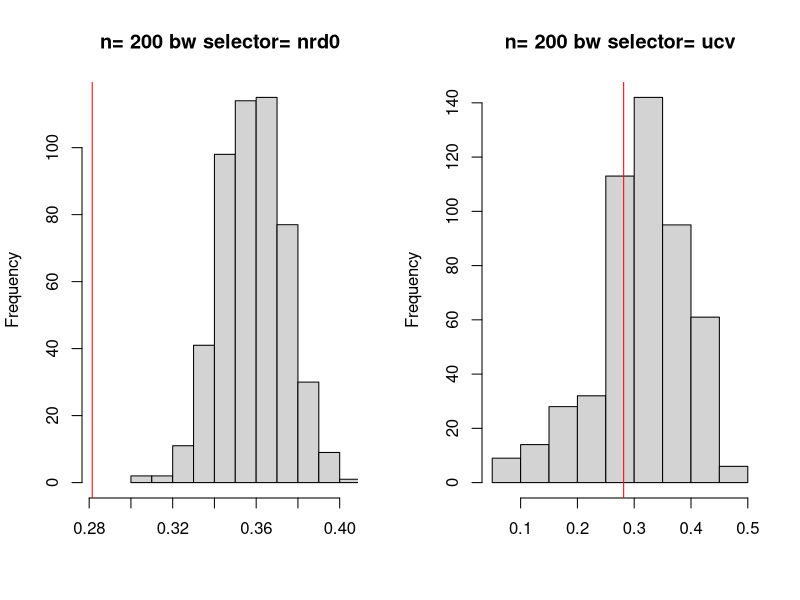
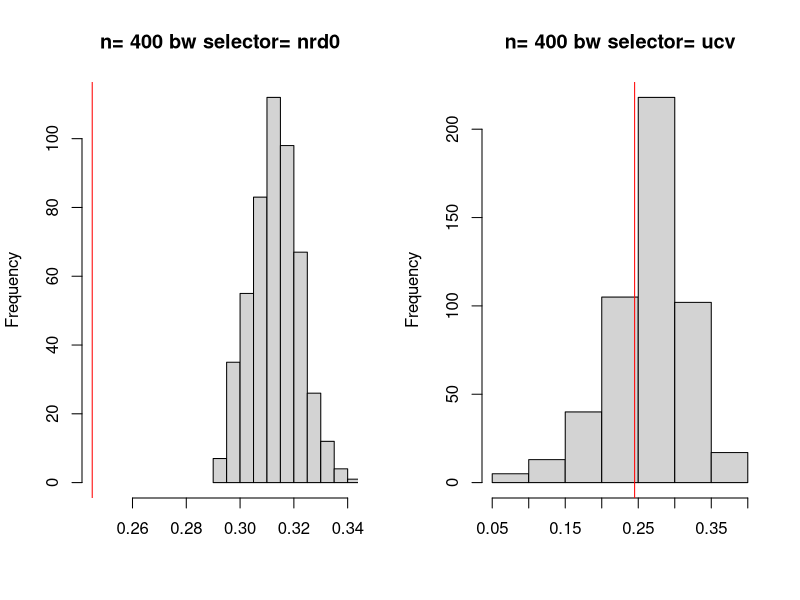
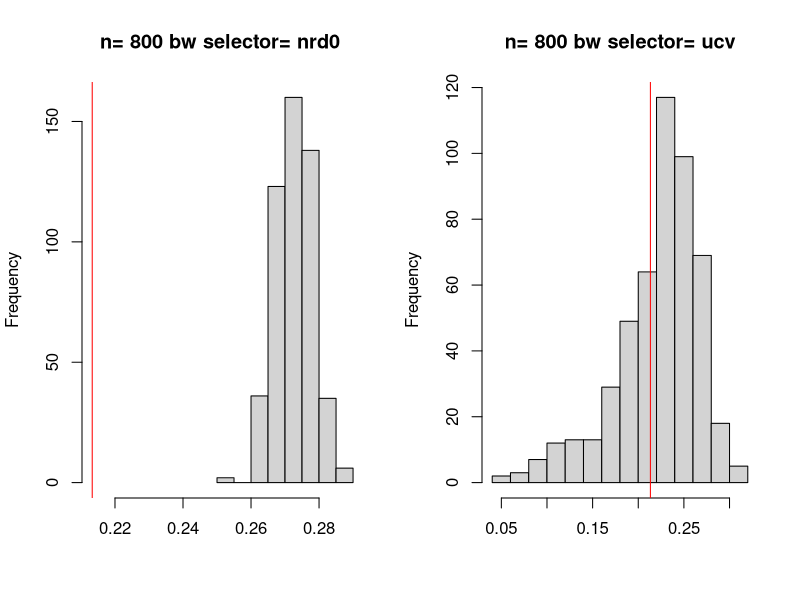
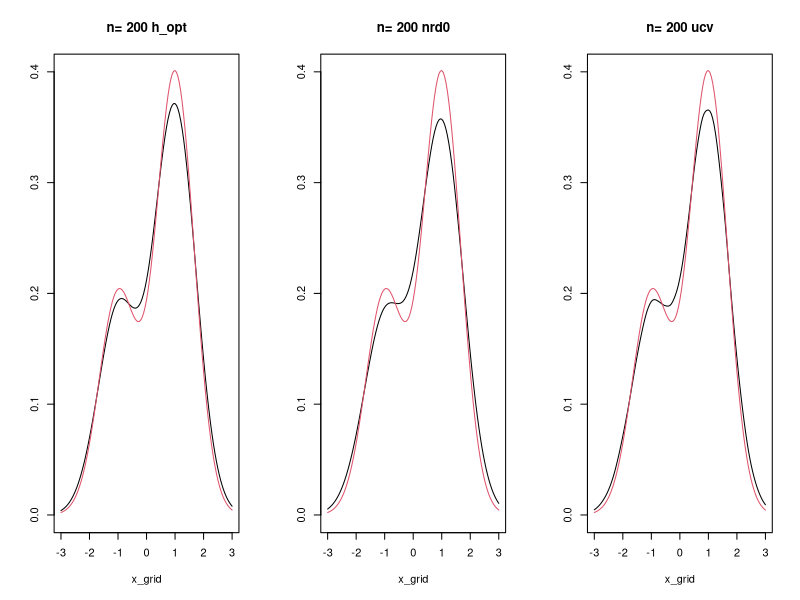
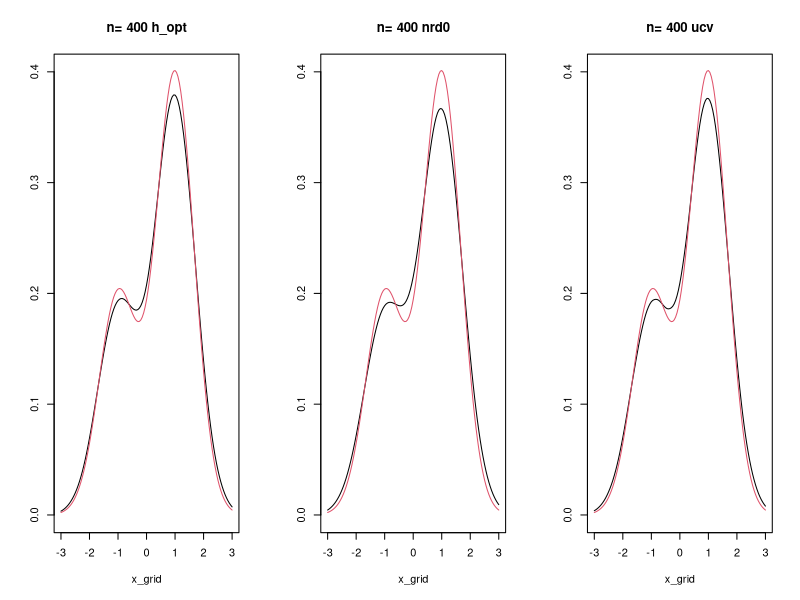
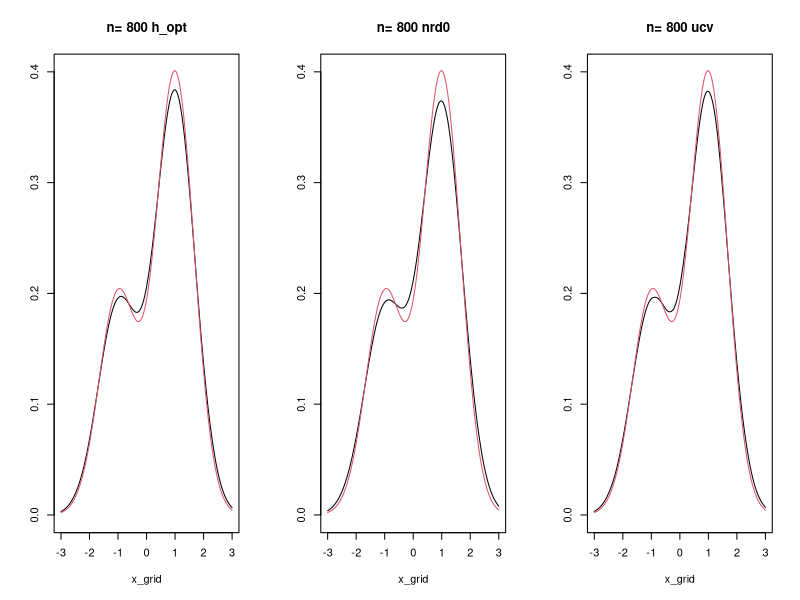
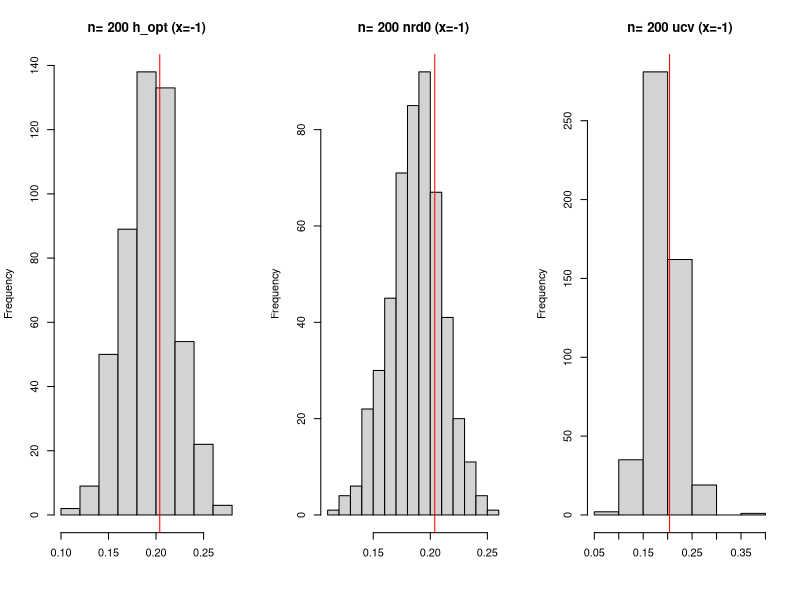
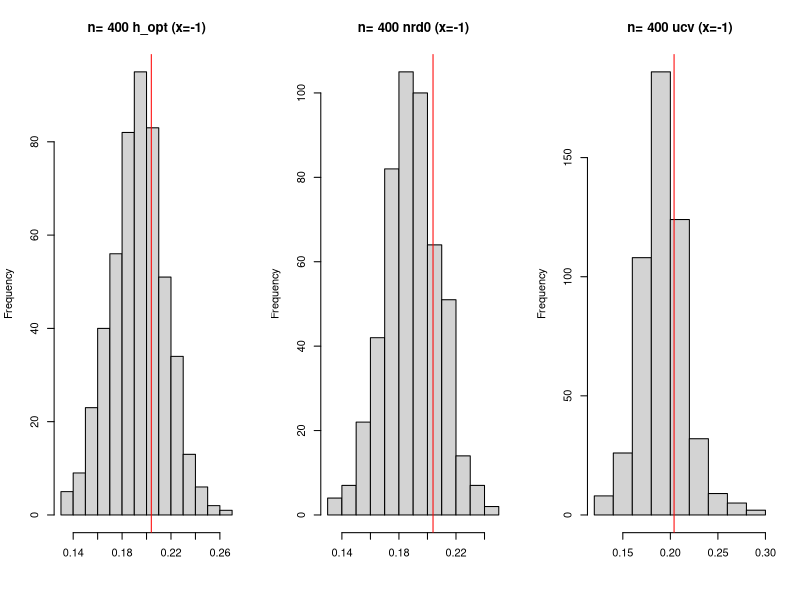

Write the R code that produced these figures, in order.
rm(list=ls())
norm_mix = function(x, mu1=-1, mu2=1, sig1=2/3, sig2=2/3, p=1/3){
  return (p*dnorm(x,mu1,sig1)+(1-p)*dnorm(x,mu2,sig2)) 
}
norm_deri_2 = function(x, mu1=-1, mu2=1, sig1=2/3, sig2=2/3, p=1/3){
  tmp1 = p/sig1^3 * exp(-(x-mu1)^2/(2*sig1^2))*(1-(x-mu1)^2/(sig1^2))
  tmp2 = (1-p)/sig2^3 * exp(-(x-mu2)^2/(2*sig2^2))*(1-(x-mu2)^2/(sig2^2))
  return(-(tmp1+tmp2)/sqrt(2*pi))
}
trapezoidal_integ = function(y, width=0.05){
  n = length(y)
  return (sum((y[1:(n-1)] + y[2:n]) * width / 2))
}
# ------------------------------------------------------------------------- Simulation Setting
x_grid = seq(-3,3,0.05) # grid points
x_vec = c(-1, 0, 1)
bandwidths = list(0, 'nrd0', 'ucv')
n_vec = c(200, 400, 800)
s_num = 500
m1 = -1; m2 = 1; sd1 = 2/3; sd2 = 2/3; p = 1/3
n_grid = length(x_grid) 
fx_true = norm_mix(x_grid) # true density f(x)
n_bw = length(bandwidths)
integ_f_deri_2 = integrate(function(x){norm_deri_2(x)^2}, -Inf, Inf)$value 
h_opts = (1/(2*sqrt(pi)) / integ_f_deri_2) ^ (1/5) * n_vec^(-1/5)
# ------------------------------------------------------------------------- Simulation
set.seed(0)
par(mfrow=c(1, 2))
rst_bias = rst_var = rst_f = rst_est = NULL
for(n_pos in 1:length(n_vec)){
  n = n_vec[n_pos]
  bandwidths[[1]] = h_opts[n_pos]
  cat('n=', n, '\n')
  fx_hat_list = f_hat_sq_list = est_list = bw_list = NULL
  for(s_pos in 1:s_num){
    if(s_pos %% 50 == 0){print(s_pos)}
    I = rbinom(n, 1, p)
    data = I * rnorm(n, m1, sd1) + (1-I) * rnorm(n, m2, sd2) # Scenario 2
    fx_hat_mat = est_mat = bw_mat = NULL
    for(bw_pos in 1:n_bw){
      d = density(data, bw=bandwidths[[bw_pos]], kernel='gaussian', n=n_grid, from=-3, to=3)
      fx_hat = d$y
      est = fx_hat[c(which(d$x == -1), which(d$x == 0), which(d$x == 1))]
      fx_hat_mat = cbind(fx_hat_mat, fx_hat)
      est_mat = c(est_mat, est)
      bw_mat = cbind(bw_mat, d$bw)
    }
    fx_hat_list[[s_pos]] = fx_hat_mat
    f_hat_sq_list[[s_pos]] = fx_hat_mat ^ 2
    est_list[[s_pos]] = est_mat
    bw_list[[s_pos]] = bw_mat
  }
  e_f_hat = Reduce('+', fx_hat_list) / s_num
  e_f_hat_sq = Reduce('+', f_hat_sq_list) / s_num
  rst_bias[[n_pos]] = (e_f_hat - fx_true) ^ 2
  rst_var[[n_pos]] =  e_f_hat_sq - (e_f_hat ^ 2)
  rst_f[[n_pos]] = e_f_hat
  rst_est[[n_pos]] = do.call(rbind, est_list)
  # ------------------------------------------------------------------------- Result 5. 
  rst_bw = do.call(rbind, bw_list)
  hist(rst_bw[, 2], main = paste('n=', n,'bw selector=',  bandwidths[[2]]), xlab='', xlim=c(h_opts[n_pos], max(rst_bw[, 2])))
  abline(v=h_opts[n_pos], col='red')
  hist(rst_bw[, 3], main = paste('n=', n,'bw selector=',  bandwidths[[3]]), xlab='')
  abline(v=h_opts[n_pos], col='red')
}
# ------------------------------------------------------------------------- Result 1, 2 
bw_methods = c('h_opt', 'nrd0', 'ucv')
result_bias = t(sapply(rst_bias, function(x){apply(x, 2, trapezoidal_integ)}))
result_var = t(sapply(rst_var, function(x){apply(x, 2, trapezoidal_integ)}))
rownames(result_bias) = rownames(result_var) = paste('n=', n_vec, sep='')
colnames(result_bias) = colnames(result_var) = bw_methods
result_bias; result_var
# ------------------------------------------------------------------------- Result 3. 
par(mfrow=c(1, 3))
for(i in 1:length(n_vec)){
  for(j in 1:n_bw){
    title = paste('n=', n_vec[i],  bw_methods[j])
    plot(x_grid, rst_f[[i]][, j], type='l', main=title, ylab='', ylim = c(0, .4))
    lines(x_grid, fx_true, col=2)
  }
}
# ------------------------------------------------------------------------- Result 4.
est_name = as.vector(sapply(bw_methods, paste, paste('(x=', x_vec, ')', sep=''))) 
fx_vec = norm_mix(x_vec)
for(x in 1:length(x_vec)){
  for(n in 1:length(n_vec)){
    for(i in c(0, 3, 6)){
      idx = x+i
      hist(rst_est[[n]][, idx], main = paste('n=', n_vec[n], est_name[idx]), xlab='')
      abline(v=fx_vec[x], col='red')
    }
  }
}
